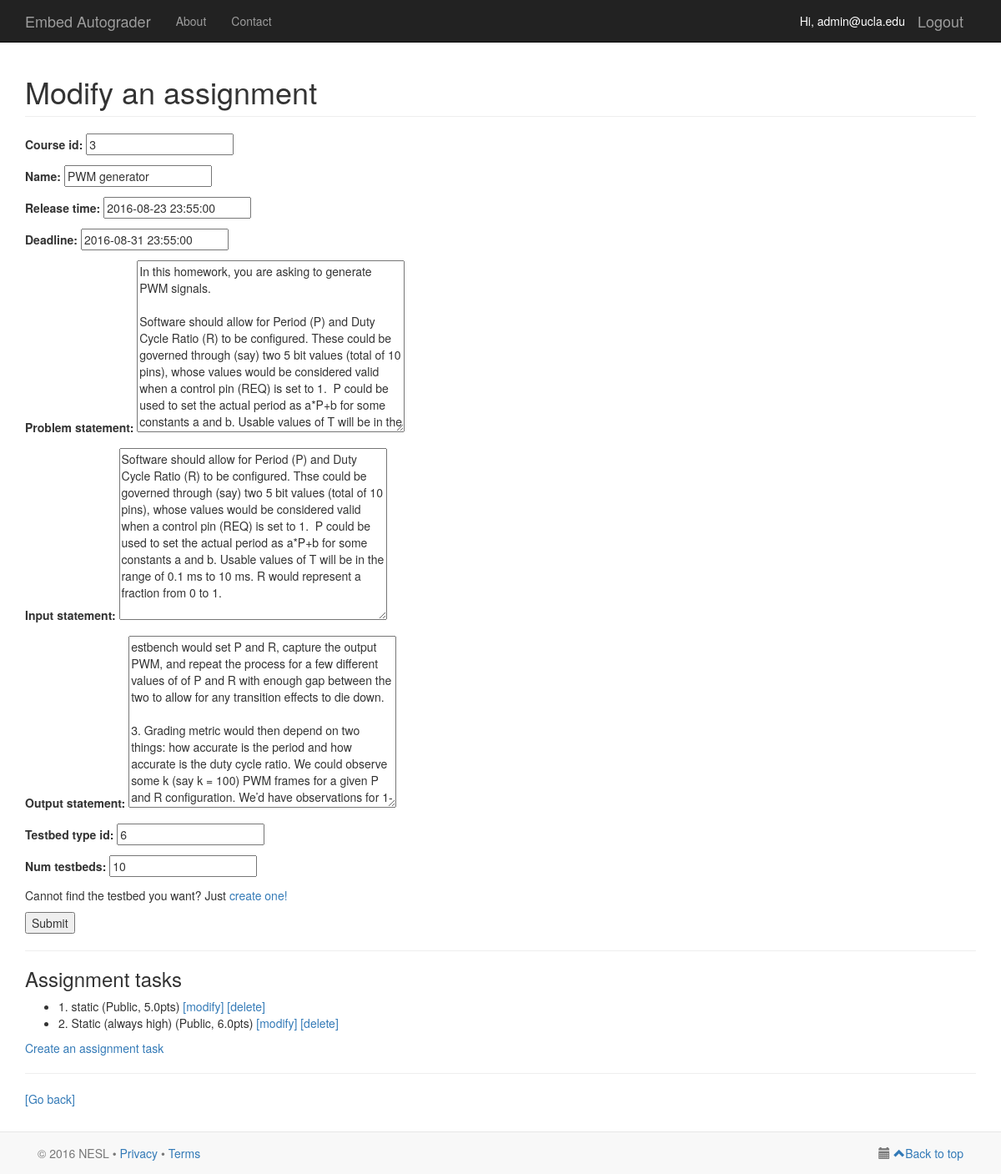
The app's page /modify-assignment/1/ (signed in), older data.
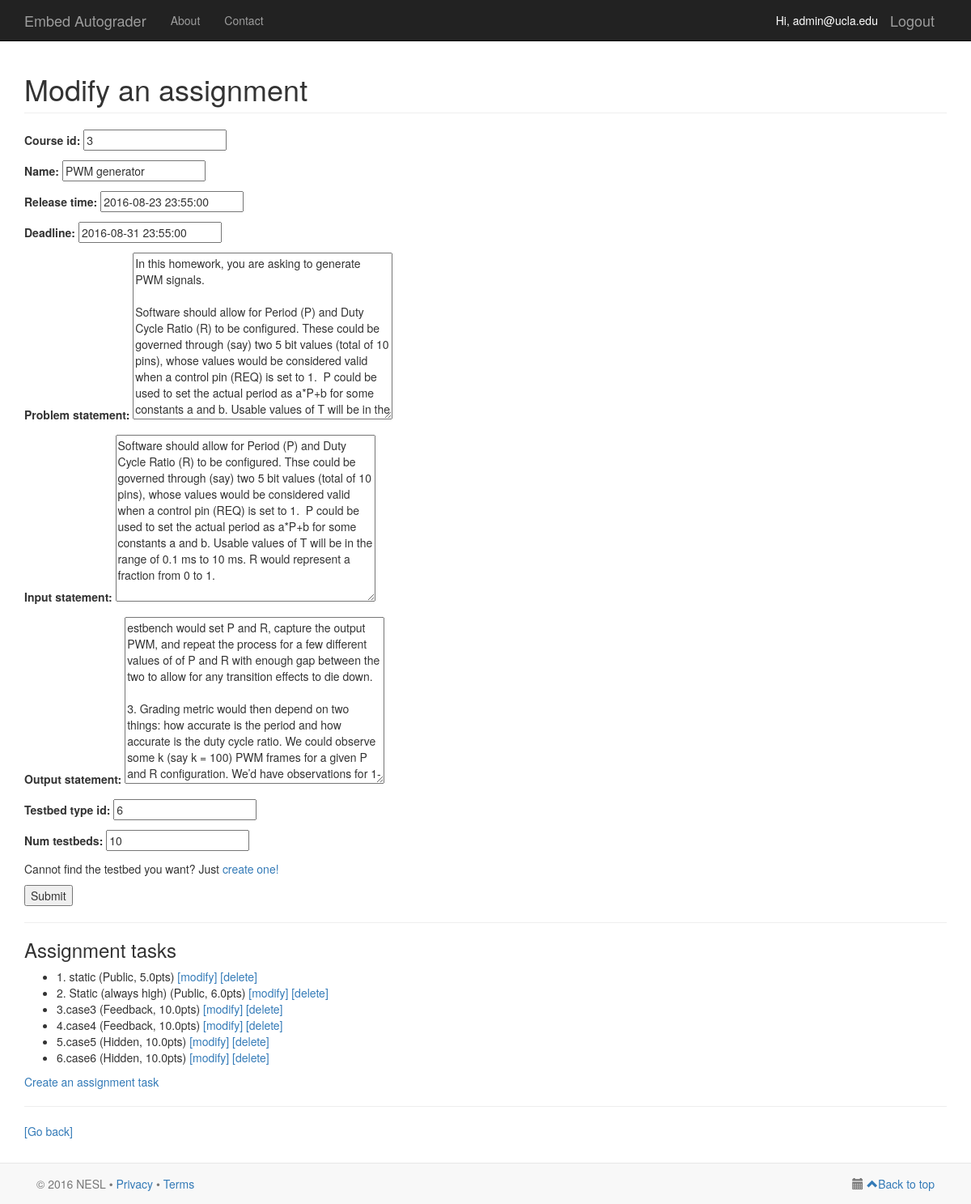
The same page, newer data.
### serapis/models.py (models this page shows)
class AssignmentTask(models.Model):
    MODE_PUBLIC = 0
    MODE_FEEDBACK = 1
    MODE_HIDDEN = 2
    EVAL_MODES = (
        (MODE_PUBLIC, 'Public'),
        (MODE_FEEDBACK, 'Feedback'),
        (MODE_HIDDEN, 'Hidden'),
    )
    assignment_id = models.ForeignKey(Assignment, on_delete = models.CASCADE)
    brief_description = models.CharField(max_length=100)
    mode = models.IntegerField(choices=EVAL_MODES)
    points = models.FloatField()
    test_input = models.FileField(upload_to='uploaded_files')
    grading_script = models.FileField(upload_to='uploaded_files')

### serapis/views.py (the view)
# urls.py: url(r'^modify-assignment/(?P<assignment_id>[0-9]+)/$', views.modify_assignment, name='modify-assignment'),
@login_required(login_url='/login/')
def modify_assignment(request, assignment_id):
    username = request.user
    user = User.objects.filter(username=username)[0]
    user_profile = UserProfile.objects.filter(user=user)[0]
    assignment_list = Assignment.objects.filter(id=assignment_id)
    if not assignment_list:
        return HttpResponse("Assignment cannot be found")
    assignment = assignment_list[0]
    course = assignment.course_id
    if not CourseUserList.objects.filter(course_id=course, user_id=user):
        raise PermissionDenied
    if request.method == 'POST':
        form = AssignmentCompleteForm(request.POST, instance=assignment)
        if form.is_valid():
            assignment = form.save()
    else:
        form = AssignmentCompleteForm(instance=assignment)
    tasks = None
    if assignment.testbed_type_id:
        form.fields['testbed_type_id'].widget = forms.NumberInput(attrs={'readonly':'readonly'})
        tasks = AssignmentTask.objects.filter(assignment_id=assignment)
    form.fields['course_id'].widget = forms.NumberInput(attrs={'readonly':'readonly'})
    template_context = {
            'myuser': request.user,
            'user_profile': user_profile,
            'assignment': assignment,
            'form': form.as_p(),
            'tasks': tasks,
    }
    return render(request, 'serapis/modify_assignment.html', template_context)

### serapis/templates/serapis/modify_assignment.html (shortened to what this page needs)
{% extends 'serapis/base.html' %}
{% load staticfiles %}
{% block content %}
    <div class="container">
        <h1 class="page-header">Modify an assignment</h1>
        <form action="." method="post">
            {{ form }}
            <p>Cannot find the testbed you want? Just <a href="{% url 'create-testbed-type' %}">create one!</a></p>
            <input type="submit" value="Submit" />
            {% if tasks is not None %}
                <hr/>
                <h3>Assignment tasks</h3>
                {% if not tasks %}
                    <p>No tasks assigned yet.</p>
                {% else %}
                    <ul>
                    {% for task in tasks %}
                        <li>
                            {{ task.brief_description }} ({{ task.get_mode_display }}, {{ task.points }}pts)
                            <a href="#">[modify]</a> <a href="#">[delete]</a>
                        </li>
                    {% endfor %}
                    </ul>
                {% endif %}
                <p><a href="{% url 'create-assignment-task' assignment.id %}">Create an assignment task</a></p>
            {% endif %}
        </form>
        <hr/>
        <p><a href="{% url 'homepage' %}">[Go back]</a></p>
    </div>
{% endblock %}

### serapis/templates/serapis/base.html (shortened to what this page needs)
{% load staticfiles %}
<!DOCTYPE html>
<html lang="en">
    <head>
        <link href="{% static 'bootstrap/css/bootstrap.min.css' %}" rel="stylesheet">
        <link href="{% static 'bootstrap/css/bootstrap-datetimepicker.css' %}" rel="stylesheet">
        <link href="http://code.jquery.com/ui/1.11.1/themes/smoothness/jquery-ui.css" rel="stylesheet">
        <link rel="stylesheet" href="//maxcdn.bootstrapcdn.com/font-awesome/4.3.0/css/font-awesome.min.css">
    </head>
    <body>
        <nav class="navbar navbar-inverse navbar-fixed-top" role="navigation">
            <div class="container">
                <div class="navbar-header">
                    <a class="navbar-brand" href="{% url 'homepage' %}">Embed Autograder</a>
                </div>
                {% if myuser.is_authenticated %}
                    <a href="{% url 'logout' %}" class="navbar-brand pull-right">Logout</a>
                    <span class="navbar-brand pull-right" style="font-size:14px; color:white">Hi, {{ myuser.username }}</span>
                {% endif %}
                <div class="collapse navbar-collapse">
                    <ul class="nav navbar-nav">
                        <li><a href="#">About</a></li>
                        <li><a href="#">Contact</a></li>
                    </ul>
                </div>
            </div>
        </nav>
        {% block content %}
        {% endblock %}
        <div class="navbar navbar-default navbar-fixed-bottom">
        <div class="container">
            <p class="navbar-text pull-left">© 2016 NESL •
                <a href="http://nesl.ee.ucla.edu/privacy">Privacy</a>
                <span>•</span>
                <a href="http://nesl.ee.ucla.edu/terms">Terms</a>
            </p>
            <div class="navbar-text pull-right">
                <i class="glyphicon glyphicon-calendar" aria-hidden="true"></i>
                <a href="#Top"><span class="glyphicon-class glyphicon glyphicon-chevron-up"></span>Back to top</a>
            </div>
        </div>
    </body>
</html>

### serapis/templates/serapis/base.html (style rules this page uses)
body { padding-top: 50px; padding-bottom: 70px; }

Row changes from the older to the newer data that the page shows:
added AssignmentTask: brief_description "3.case3", mode "Feedback", points "10.0"
added AssignmentTask: brief_description "4.case4", mode "Feedback", points "10.0"
added AssignmentTask: brief_description "5.case5", mode "Hidden", points "10.0"
added AssignmentTask: brief_description "6.case6", mode "Hidden", points "10.0"
